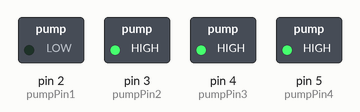
A sketch run on a simulated Arduino Uno, built with avr-gcc and run on an emulated ATmega328P. Parts: switched loads named in the sketch (green lamp = pin HIGH).

Above: at 0.1 s.
At 2.1 s:
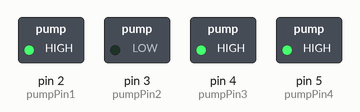
At 4.1 s:
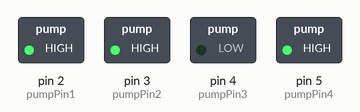
At 6.1 s:
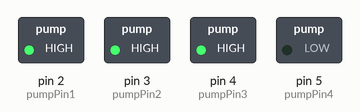
At 8.1 s:
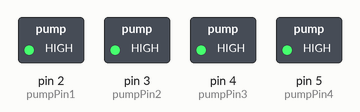
Timing chart, 0 to 9.6 s (numbered marks = the images above):
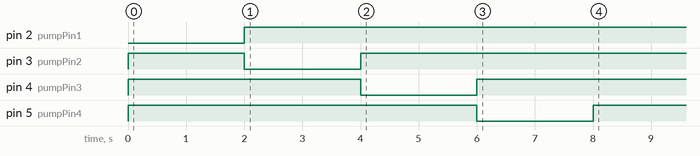

The sketch:

Automatic_Plant_Watering_System.ino
```cpp
 #define SENSOR_READ_DELAY 86400000
#define FULL_MOISTURE_READING 290
 #define NO_MOISTURE_READING 595
 #define CUT_OFF_MOISTURE_PERCENATGE 50
 #define PUMP1_WATERING_TIME 2000
#define PUMP2_WATERING_TIME 2000
#define PUMP3_WATERING_TIME 2000
#define PUMP4_WATERING_TIME 2000
int pumpPin1=2;
 int pumpPin2=3;
 int pumpPin3=4;
 int pumpPin4=5;
 int inputSensorPin1=A0;
 int inputSensorPin2=A1;
 int inputSensorPin3=A2;
 int inputSensorPin4=A3;
 void setup()
{
 // put your setup code here, to run once:
 pinMode(pumpPin1,OUTPUT);
 pinMode(pumpPin2,OUTPUT);
 pinMode(pumpPin3,OUTPUT);
 pinMode(pumpPin4,OUTPUT);
 digitalWrite(pumpPin1,HIGH);
 digitalWrite(pumpPin2,HIGH);
 digitalWrite(pumpPin3,HIGH);
 digitalWrite(pumpPin4,HIGH);
 }
 void getMoisturePercentageAndWaterIt(int sensorValue, int outPinNo, int
 wateringTime)
 {
 sensorValue = constrain(sensorValue ,FULL_MOISTURE_READING,
 NO_MOISTURE_READING);
int moisturePercentage = map(sensorValue, FULL_MOISTURE_READING,
 NO_MOISTURE_READING, 100, 0);
 if (moisturePercentage < CUT_OFF_MOISTURE_PERCENATGE)
 {
 digitalWrite(outPinNo, LOW);
 delay(wateringTime);
 digitalWrite(outPinNo, HIGH);
 }
 }
 void loop()
{
 // put your main code here, to run repeatedly:
 int inputSensorPin1Value = analogRead(inputSensorPin1);
 getMoisturePercentageAndWaterIt(inputSensorPin1Value, pumpPin1,
 PUMP1_WATERING_TIME);
 int inputSensorPin2Value = analogRead(inputSensorPin2);
 getMoisturePercentageAndWaterIt(inputSensorPin2Value, pumpPin2,
 PUMP2_WATERING_TIME);
 int inputSensorPin3Value = analogRead(inputSensorPin3);
 getMoisturePercentageAndWaterIt(inputSensorPin3Value, pumpPin3,
 PUMP3_WATERING_TIME);
 int inputSensorPin4Value = analogRead(inputSensorPin4);
 getMoisturePercentageAndWaterIt(inputSensorPin4Value, pumpPin4,
 PUMP4_WATERING_TIME);
 delay(SENSOR_READ_DELAY);
 }
```

Measured:
- by itself, pin 2 (pumpPin1): LOW → HIGH at 2.0 s
- by itself, pin 3 (pumpPin2): HIGH → LOW at 2.0 s, → HIGH 2.0 s later
- by itself, pin 4 (pumpPin3): HIGH → LOW at 4.0 s, → HIGH 2.0 s later
- by itself, pin 5 (pumpPin4): HIGH → LOW at 6.0 s, → HIGH 2.0 s later
